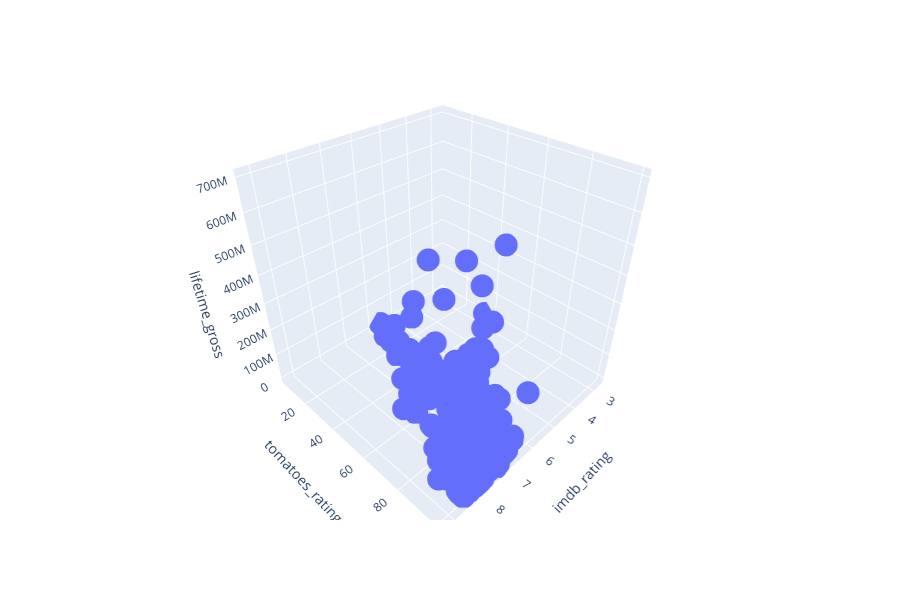

The code cell stored with this chart in its notebook:
### Markdown cell above
Nutno podotknout, že na kreslení 3D grafů, zejména uvnitř notebooku, je užitečnější použít `plotly` (resp. `plotly.express`):

### Code cell
# Toto nemusí fungovat všem, můj prohlížeč si stěžuje na chybějící WebGL
import plotly.express as px
df = px.data.election()
fig = px.scatter_3d(movies_complete, x="imdb_rating", y="tomatoes_rating", z="lifetime_gross", hover_name="title")
fig.show()

### Figure 1 — Plotly figure (JSON) as saved in the notebook; plotly's stock layout.template omitted (floating-point values rounded to 4 significant figures; data arrays with more than 128 entries replaced by an {"elided": "..."} marker saying what was removed)
{"data": [{"hoverlabel": {"namelength": 0}, "hovertemplate": "<b>%{hovertext}</b><br><br>imdb_rating=%{x}<br>tomatoes_rating=%{y}<br>lifetime_gross=%{z}", "hovertext": {"elided": "474 str values"}, "legendgroup": "", "marker": {"color": "#636efa", "symbol": "circle"}, "mode": "markers", "name": "", "scene": "scene", "showlegend": false, "type": "scatter3d", "x": {"elided": "474 float values"}, "y": {"elided": "474 int values"}, "z": {"elided": "474 int values"}}], "layout": {"height": 600, "legend": {"tracegroupgap": 0}, "margin": {"t": 60}, "scene": {"domain": {"x": [0, 0.98], "y": [0, 1]}, "xaxis": {"title": {"text": "imdb_rating"}}, "yaxis": {"title": {"text": "tomatoes_rating"}}, "zaxis": {"title": {"text": "lifetime_gross"}}}}}
